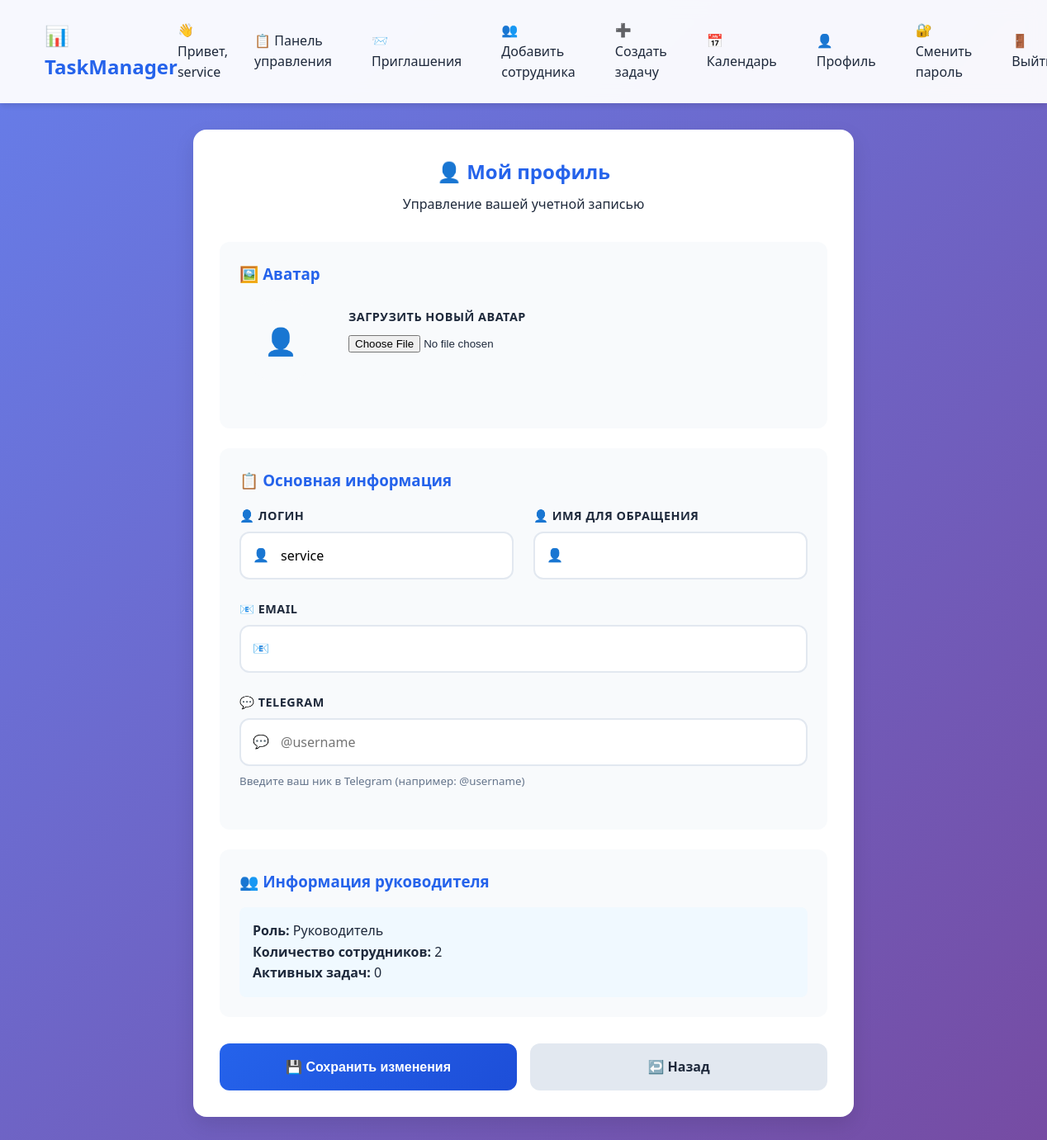
The page /profile/ (signed in) on the database its author committed.
### tasks/models.py (models this page shows, shortened)
class CustomUser(AbstractUser):
    manager = models.ForeignKey('self', on_delete=models.SET_NULL, null=True, blank=True,
                               limit_choices_to={'is_staff': True}, related_name='subordinates')
    balance = models.DecimalField(max_digits=10, decimal_places=2, default=0.00, verbose_name='Баланс')
    tags = models.CharField(max_length=500, blank=True, verbose_name='Ярлыки (через запятую)')
    telegram_username = models.CharField(max_length=100, blank=True, verbose_name='Ник в Telegram')
    avatar = models.ImageField(upload_to='avatars/', null=True, blank=True, verbose_name='Аватар')
    first_name = models.CharField(max_length=30, blank=True, verbose_name='Имя')
    last_name = models.CharField(max_length=150, blank=True, verbose_name='Фамилия')  # Делаем необязательной
    def get_display_name(self):
        return self.first_name or self.username

### tasks/views.py (the view)
# urls.py: path('profile/', views.profile, name='profile'),
@login_required
def profile(request):
    if request.method == 'POST':
        form = UserProfileForm(request.POST, request.FILES, instance=request.user)
        if form.is_valid():
            form.save()
            messages.success(request, 'Профиль успешно обновлен!')
            return redirect('profile')
    else:
        form = UserProfileForm(instance=request.user)
    return render(request, 'tasks/profile.html', {'form': form})

### tasks/forms.py
class UserProfileForm(forms.ModelForm):
    avatar = forms.ImageField(label='Аватар', required=False, widget=forms.FileInput)
    class Meta:
        model = CustomUser
        fields = ['username', 'first_name', 'telegram_username', 'avatar', 'email']
        widgets = {
            'username': forms.TextInput(attrs={'class': 'form-control'}),
            'first_name': forms.TextInput(attrs={'class': 'form-control'}),
            'telegram_username': forms.TextInput(attrs={'class': 'form-control', 'placeholder': '@username'}),
            'email': forms.EmailInput(attrs={'class': 'form-control'}),
        }

### tasks/templates/tasks/profile.html (shortened to what this page needs)
{% extends 'tasks/base.html' %}
{% block content %}
<div class="form-container">
    <div class="form-card">
        <div class="form-header">
            <h2>👤 Мой профиль</h2>
            <p>Управление вашей учетной записью</p>
        </div>
        <form method="post" enctype="multipart/form-data">
            <div class="form-section">
                <h3>🖼️ Аватар</h3>
                <div style="display: flex; align-items: center; gap: 2rem; margin-bottom: 2rem;">
                    <div style="width: 100px; height: 100px; border-radius: 50%; overflow: hidden; background: var(--light); display: flex; align-items: center; justify-content: center;">
                        {% if user.avatar %}
                            <img src="{{ user.avatar.url }}" alt="Аватар" style="width: 100%; height: 100%; object-fit: cover;">
                        {% else %}
                            <span style="font-size: 2rem;">👤</span>
                        {% endif %}
                    </div>
                    <div class="enhanced-input" style="flex: 1;">
                        <label for="id_avatar">Загрузить новый аватар</label>
                        {{ form.avatar }}
                    </div>
                </div>
            </div>
            <div class="form-section">
                <h3>📋 Основная информация</h3>
                <div class="form-grid">
                    <div class="enhanced-input">
                        <label for="id_username">👤 Логин</label>
                        <div class="input-wrapper">
                            <span class="icon">👤</span>
                            {{ form.username }}
                        </div>
                    </div>
                    <div class="enhanced-input">
                        <label for="id_first_name">👤 Имя для обращения</label>
                        <div class="input-wrapper">
                            <span class="icon">👤</span>
                            {{ form.first_name }}
                        </div>
                    </div>
                </div>
                <div class="enhanced-input">
                    <label for="id_email">📧 Email</label>
                    <div class="input-wrapper">
                        <span class="icon">📧</span>
                        {{ form.email }}
                    </div>
                </div>
                <div class="enhanced-input">
                    <label for="id_telegram_username">💬 Telegram</label>
                    <div class="input-wrapper">
                        <span class="icon">💬</span>
                        {{ form.telegram_username }}
                    </div>
                    <small style="color: var(--secondary); margin-top: 0.5rem; display: block;">
                        Введите ваш ник в Telegram (например: @username)
                    </small>
                </div>
            </div>
            {% if user.is_staff %}
            <div class="form-section">
                <h3>👥 Информация руководителя</h3>
                <div style="background: #f0f9ff; padding: 1rem; border-radius: 8px;">
                    <p><strong>Роль:</strong> Руководитель</p>
                    <p><strong>Количество сотрудников:</strong> {{ user.subordinates.count }}</p>
                    <p><strong>Активных задач:</strong> {{ user.created_tasks.count }}</p>
                </div>
            </div>
            {% endif %}
            <div class="form-actions">
                <button type="submit" class="btn btn-primary">
                    💾 Сохранить изменения
                </button>
                <a href="{% url 'dashboard' %}" class="btn btn-secondary">
                    ↩️ Назад
                </a>
            </div>
        </form>
    </div>
</div>
{% endblock %}

### tasks/templates/tasks/base.html (shortened to what this page needs)
<!DOCTYPE html>
<html lang="ru">
<head>
</head>
<body>
    <header class="header">
        <div class="container">
            <nav class="nav">
                <a href="{% url 'dashboard' %}" class="logo">📊 TaskManager</a>
                <div class="nav-links" id="navLinks">
    {% if user.is_authenticated %}
        <div class="user-info">
            <span>👋 Привет, {{ user.get_display_name }}</span>
                </div>
                {% if user.is_staff %}
                    <a href="{% url 'dashboard' %}">📋 Панель управления</a>
                    <a href="{% url 'invitation_list' %}">📨 Приглашения</a>
                    <a href="{% url 'create_employee' %}">👥 Добавить сотрудника</a>
                    <a href="{% url 'create_task' %}">➕ Создать задачу</a>
                    <a href="{% url 'calendar' %}">📅 Календарь</a>
                {% else %}
                    <a href="{% url 'dashboard' %}">📋 Мои задачи</a>
                {% endif %}
                <a href="{% url 'profile' %}">👤 Профиль</a>
                <a href="{% url 'change_password' %}">🔐 Сменить пароль</a>
                <a href="{% url 'logout' %}">🚪 Выйти</a>
            {% else %}
                <a href="{% url 'login' %}">🔑 Войти</a>
            {% endif %}
        </div>
            </nav>
        </div>
    </header>
    <main class="main">
        <div class="container">
            {% block content %}
            {% endblock %}
        </div>
    </main>
</body>
</html>

### tasks/templates/tasks/base.html (style rules this page uses)
:root { --primary: #2563eb; --primary-dark: #1d4ed8; --secondary: #64748b; --success: #10b981; --warning: #f59e0b; --danger: #ef4444; --light: #f8fafc; --dark: #1e293b; --border: #e2e8f0; }
* { margin: 0; padding: 0; box-sizing: border-box; }
body { font-family: 'Segoe UI', system-ui, -apple-system, sans-serif; line-height: 1.6; color: var(--dark); background: linear-gradient(135deg, #667eea 0%, #764ba2 100%); min-height: 100vh; }
.container { max-width: 1200px; margin: 0 auto; padding: 0 20px; }
.header { background: rgba(255, 255, 255, 0.95); backdrop-filter: blur(10px); box-shadow: 0 4px 6px -1px rgba(0, 0, 0, 0.1); position: sticky; top: 0; z-index: 100; }
.nav { display: flex; justify-content: space-between; align-items: center; padding: 1rem 0; }
.logo { font-size: 1.5rem; font-weight: bold; color: var(--primary); text-decoration: none; }
.nav-links { display: flex; gap: 1rem; align-items: center; }
.nav-links a { color: var(--dark); text-decoration: none; padding: 0.5rem 1rem; border-radius: 8px; transition: all 0.3s ease; font-weight: 500; }
.user-info { display: flex; align-items: center; gap: 1rem; }
.main { padding: 2rem 0; min-height: calc(100vh - 120px); }
.btn { display: inline-block; padding: 0.7rem 1.5rem; border: none; border-radius: 8px; text-decoration: none; font-weight: 600; cursor: pointer; transition: all 0.3s ease; text-align: center; }
.btn-primary { background: var(--primary); color: white; }
.form-control { width: 100%; padding: 0.8rem; border: 2px solid var(--border); border-radius: 8px; font-size: 1rem; transition: border-color 0.3s ease; }
.form-control { width: 100%; padding: 0.8rem 1rem; border: 2px solid var(--border); border-radius: 10px; font-size: 1rem; transition: all 0.3s ease; background: white; font-family: inherit; }
.form-actions { display: flex; gap: 1rem; margin-top: 2rem; flex-wrap: wrap; }
.form-actions .btn { flex: 1; min-width: 120px; }
.form-container { max-width: 800px; margin: 0 auto; }
.form-card { background: white; border-radius: 16px; padding: 2rem; box-shadow: 0 10px 25px rgba(0, 0, 0, 0.1); margin-bottom: 2rem; }
.form-header { text-align: center; margin-bottom: 2rem; }
.form-header h2 { color: var(--primary); margin-bottom: 0.5rem; }
.form-grid { display: grid; grid-template-columns: repeat(auto-fit, minmax(300px, 1fr)); gap: 1.5rem; }
.form-section { background: #f8fafc; padding: 1.5rem; border-radius: 12px; margin-bottom: 1.5rem; }
.form-section h3 { color: var(--primary); margin-bottom: 1rem; display: flex; align-items: center; gap: 0.5rem; }
.enhanced-input { position: relative; margin-bottom: 1.5rem; }
.enhanced-input label { display: block; margin-bottom: 0.5rem; font-weight: 600; color: var(--dark); font-size: 0.9rem; text-transform: uppercase; letter-spacing: 0.5px; }
.enhanced-input .input-wrapper { position: relative; }
.enhanced-input .form-control { width: 100%; padding: 1rem 1rem 1rem 3rem; border: 2px solid #e2e8f0; border-radius: 12px; font-size: 1rem; transition: all 0.3s ease; background: white; }
.enhanced-input .icon { position: absolute; left: 1rem; top: 50%; transform: translateY(-50%); color: var(--secondary); z-index: 2; }
.form-actions .btn { flex: 1; min-width: 140px; padding: 1rem 2rem; border-radius: 12px; font-weight: 600; font-size: 1rem; transition: all 0.3s ease; }
.btn-primary { background: linear-gradient(135deg, var(--primary), #1d4ed8); color: white; border: none; }
.btn-secondary { background: var(--border); color: var(--dark); border: none; }
.form-card { animation: slideIn 0.5s ease-out; }

### rows shown on the page
CustomUser: get_display_name "service", username "service", subordinates.count "2", created_tasks.count "0"
